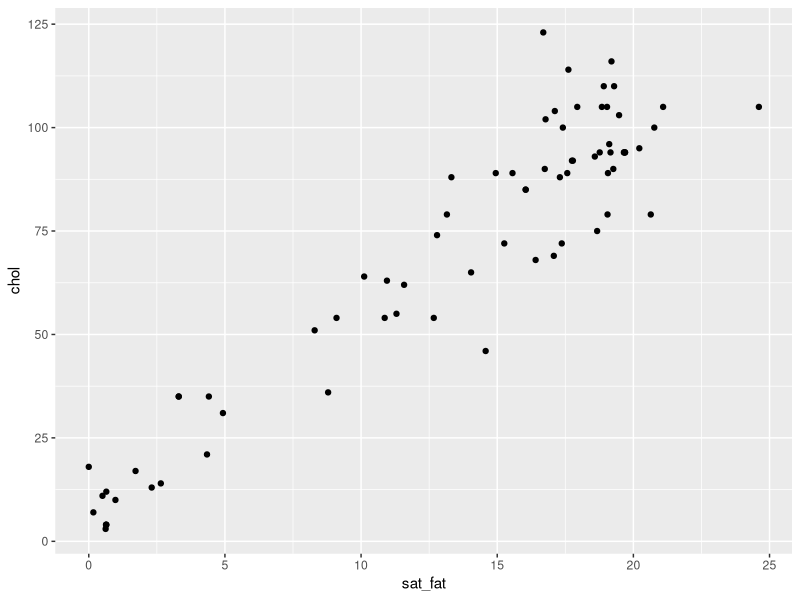
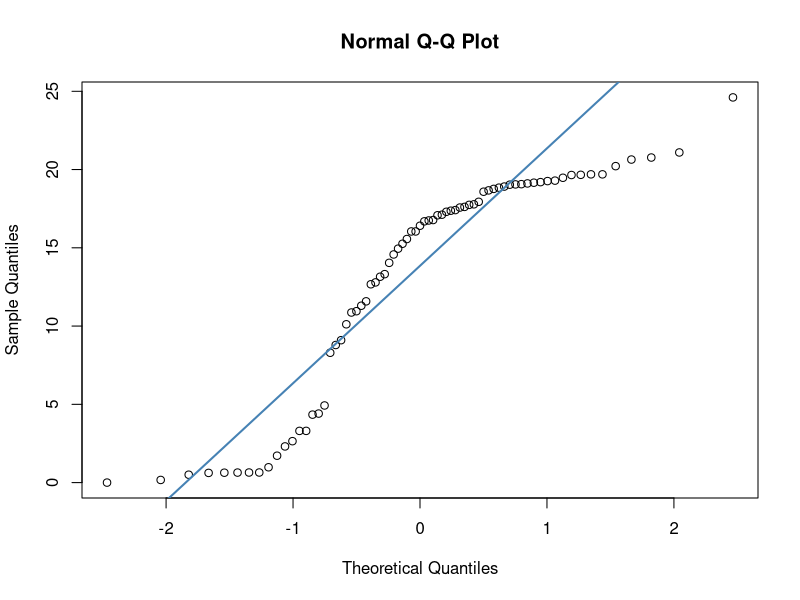
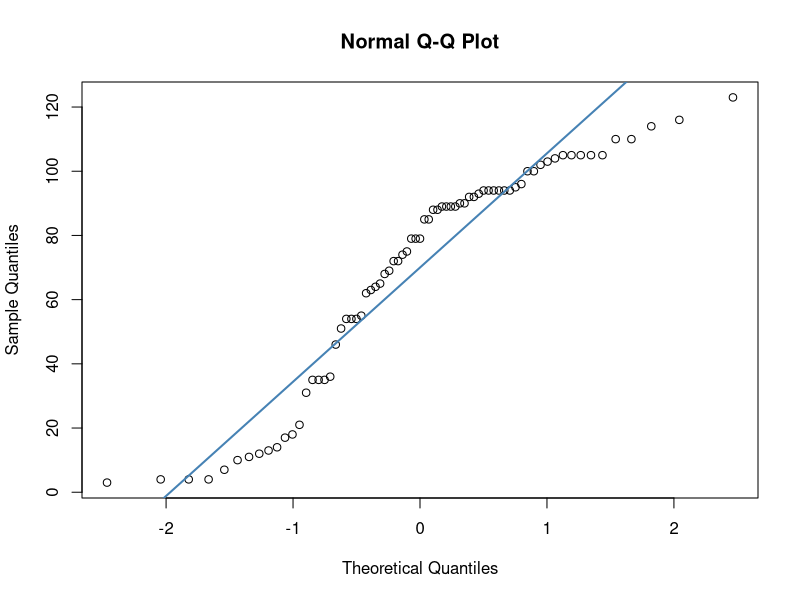
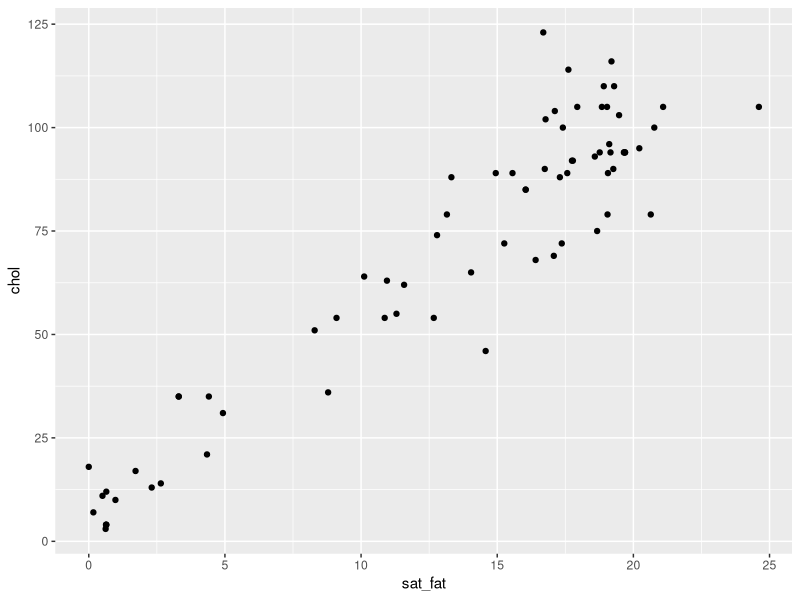
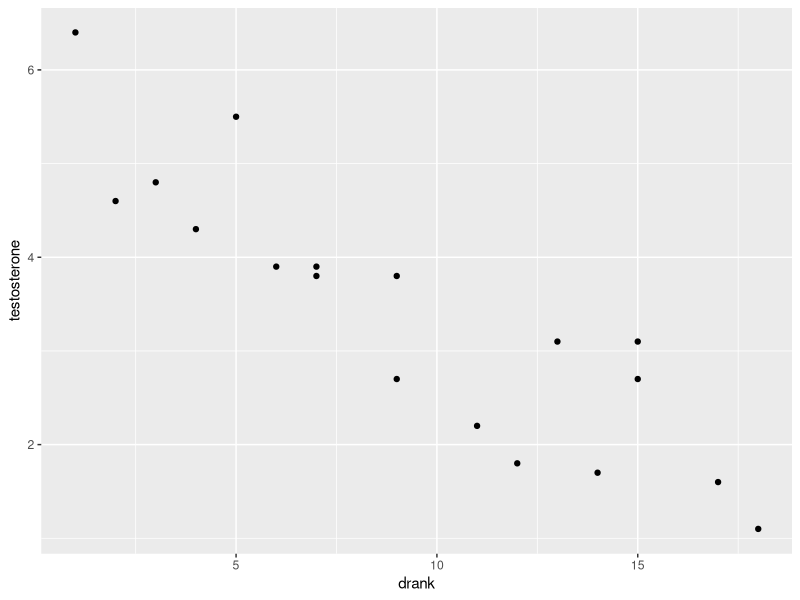
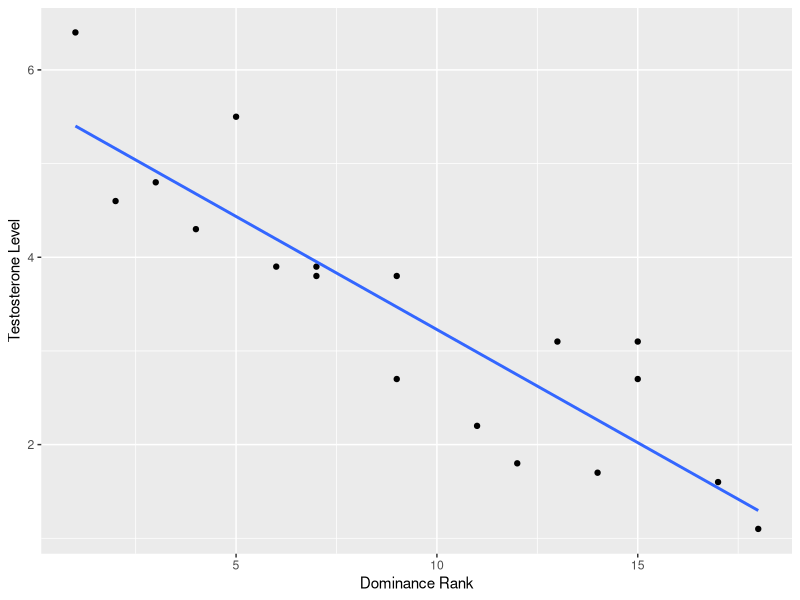

Recreate these plots in R, in order.
#### Correlations - Non-Parametric


## Your data aren't always approximately normal.

# What if you still want to do a correlation?

# There are a family of "non-parametric correlations" that you can use.

# These measure association without requiring normality.




# Example 1.

library(tidyverse)

cheese <- read_csv("data/cheese.csv")

nrow(cheese)

head(cheese)

# let's make a scatterplot of saturated fat against cholesterol
ggplot(cheese, aes(x = sat_fat, y = chol)) + geom_point()


# looks like there's a pretty obvious relationship.

# let's do our checks for normality...

shapiro.test(cheese$sat_fat)  # P < 0.05, therefore can reject null that data is normal
shapiro.test(cheese$chol)  # P < 0.05, therefore cannot reject null that data is normal

qqnorm(cheese$sat_fat)
qqline(cheese$sat_fat, col = "steelblue", lwd = 2)

qqnorm(cheese$chol)
qqline(cheese$chol, col = "steelblue", lwd = 2)



## OK, so doing a Pearson correlation is not best...


# Option 1.  Spearman's Rank Test

ggplot(cheese, aes(x = sat_fat, y = chol)) + geom_point()

cor(cheese$sat_fat, cheese$chol, method = "spearman")      # rho = 0.87

cor.test(cheese$sat_fat, cheese$chol, method = "spearman") 

# p<.05 therefore reject null that rho = 0
# don't worry about the warning message.


# you can do 1-tailed tests as with Pearson

cor.test(cheese$sat_fat, cheese$chol, method = "spearman", alternative = "greater") 


## Option 2 - other types...

## There are other types of non-parametric correlation...
# Kendall's tau-b is commonly used also.

cor.test(cheese$sat_fat, cheese$chol, method = "kendall") 





########


# Example 2.


### Non-parametric tests should always be used if you have rank/ordinal data.
# (there are often used with very small sample sizes too)


# these data show the dominance rank, age, body size and testosterone levels
# for a group of 18 animals.

test <- read_csv("data/testosterone.csv")

head(test)

ggplot(test, aes(x = drank, y = testosterone)) + geom_point()


cor(test$drank, test$testosterone, method = "spearman") # rho = -0.91


cor.test(test$drank, test$testosterone, method = "spearman") # 2- tailed

cor.test(test$drank, test$testosterone, method = "spearman", alternative = "less") # 1- tailed

ggplot(test, aes(x = drank, y = testosterone)) + 
  geom_point() +
  stat_smooth(method = "lm", se=F) +
  xlab("Dominance Rank") +
  ylab("Testosterone Level") 




